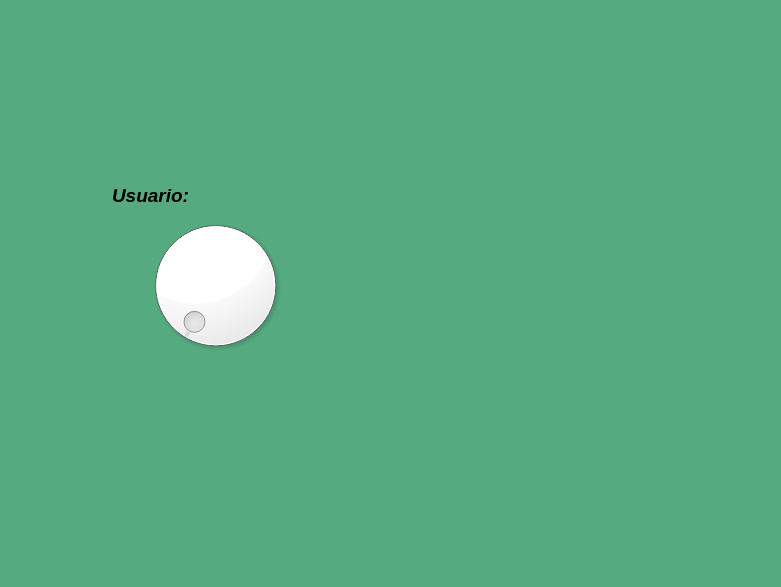
<?xml version="1.0" encoding="UTF-8"?>
<ui version="4.0">
 <class>MainWindow</class>
 <widget class="QMainWindow" name="MainWindow">
  <property name="geometry">
   <rect>
    <x>0</x>
    <y>0</y>
    <width>781</width>
    <height>587</height>
   </rect>
  </property>
  <property name="windowTitle">
   <string>MainWindow</string>
  </property>
  <property name="styleSheet">
   <string notr="true">background-color: rgb(85, 170, 127);</string>
  </property>
  <widget class="QWidget" name="centralwidget">
   <widget class="QLabel" name="label">
    <property name="geometry">
     <rect>
      <x>30</x>
      <y>10</y>
      <width>201</width>
      <height>101</height>
     </rect>
    </property>
    <property name="text">
     <string/>
    </property>
    <property name="pixmap">
     <pixmap resource="../Recursos.qrc">:/Logos/Imagenes/WhatsApp Image 2024-02-15 at 6.57.13 PM.jpeg</pixmap>
    </property>
    <property name="scaledContents">
     <bool>true</bool>
    </property>
   </widget>
   <widget class="QLabel" name="label_2">
    <property name="geometry">
     <rect>
      <x>520</x>
      <y>10</y>
      <width>241</width>
      <height>101</height>
     </rect>
    </property>
    <property name="text">
     <string/>
    </property>
    <property name="pixmap">
     <pixmap resource="../Recursos.qrc">:/Logos/Imagenes/UAT_2018_-_2021_HORIZONTAL.jpg</pixmap>
    </property>
    <property name="scaledContents">
     <bool>true</bool>
    </property>
   </widget>
   <widget class="QLabel" name="label_3">
    <property name="geometry">
     <rect>
      <x>680</x>
      <y>470</y>
      <width>91</width>
      <height>61</height>
     </rect>
    </property>
    <property name="text">
     <string/>
    </property>
    <property name="pixmap">
     <pixmap resource="../Recursos.qrc">:/Logos/Imagenes/WhatsApp Image 2024-02-15 at 9.24.51 PM.jpeg</pixmap>
    </property>
    <property name="scaledContents">
     <bool>true</bool>
    </property>
   </widget>
   <widget class="QLabel" name="img_persona_4">
    <property name="geometry">
     <rect>
      <x>440</x>
      <y>180</y>
      <width>251</width>
      <height>211</height>
     </rect>
    </property>
    <property name="text">
     <string/>
    </property>
    <property name="pixmap">
     <pixmap resource="../Recursos.qrc">:/Logos/Imagenes/images.jpg</pixmap>
    </property>
    <property name="scaledContents">
     <bool>true</bool>
    </property>
   </widget>
   <widget class="QLabel" name="label_4">
    <property name="geometry">
     <rect>
      <x>100</x>
      <y>180</y>
      <width>101</width>
      <height>31</height>
     </rect>
    </property>
    <property name="text">
     <string>&lt;html&gt;&lt;head/&gt;&lt;body&gt;&lt;p align=&quot;center&quot;&gt;&lt;span style=&quot; font-size:14pt; font-weight:600; font-style:italic;&quot;&gt;Usuario:&lt;/span&gt;&lt;/p&gt;&lt;/body&gt;&lt;/html&gt;</string>
    </property>
   </widget>
   <widget class="QDial" name="dial_personas">
    <property name="geometry">
     <rect>
      <x>120</x>
      <y>210</y>
      <width>191</width>
      <height>151</height>
     </rect>
    </property>
    <property name="styleSheet">
     <string notr="true">background-color: rgb(255, 255, 255);</string>
    </property>
   </widget>
  </widget>
  <widget class="QMenuBar" name="menubar">
   <property name="geometry">
    <rect>
     <x>0</x>
     <y>0</y>
     <width>781</width>
     <height>21</height>
    </rect>
   </property>
  </widget>
  <widget class="QStatusBar" name="statusbar"/>
 </widget>
 <resources>
  <include location="../Recursos.qrc"/>
 </resources>
 <connections/>
</ui>
